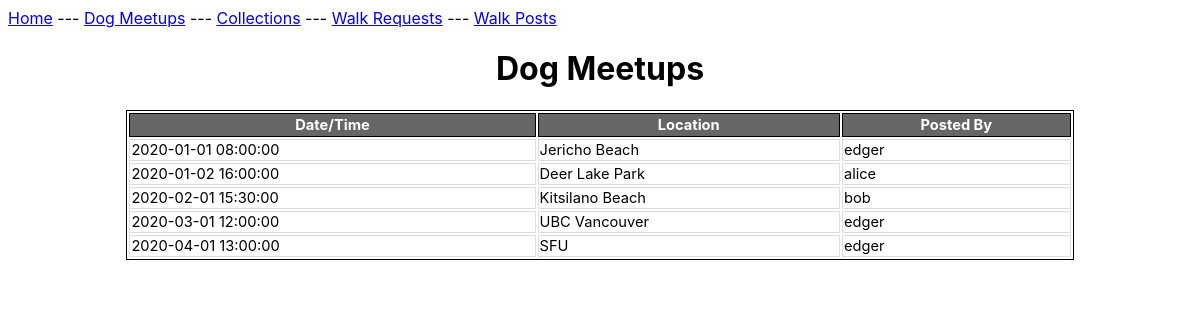
The page /dogmeetups.php on the database its author committed.
### tables this page shows
CREATE TABLE DogMeetupPost
( eventID integer,
dateTime timestamp,
location varchar(100),
postedBy varchar(20),
primary key (eventID),
foreign key (postedBy) references DogOwner(username));

### dogmeetups.php (the view, shortened to what this page needs)
<html>
</html>
<div class="menu">
<a href="index.html">Home</a> ---
<a href="dogmeetups.php">Dog Meetups</a> ---
<a href="collections.php">Collections</a> ---
<a href="viewrequests.php">Walk Requests</a> ---
<a href="viewposts.php">Walk Posts</a>
</div>
<center>
<h1>Dog Meetups</h1>
<?php
$conn = OpenCon();
$sql = "SELECT datetime, location, postedby FROM
dogmeetuppost";
$result = $conn->query($sql);
if ($result->num_rows > 0) {
echo "<table><tr><th class='border-class'>Date/Time</th><th
class='border-class'>Location</th><th class='borderclass'>Posted By</th></tr>";
while($row = $result->fetch_assoc()) {
 echo "<tr><td class='borderclass'>".$row["datetime"]."</td><td class='borderclass'>".$row["location"]."</td><td class='borderclass'>".$row["postedby"]."</td></tr>";
}
echo "</table>";
} else {
echo "0 results";
}
?>
</center>

### dogmeetups.php (style rules this page uses)
* { font-family: -apple-system, BlinkMacSystemFont, 'Segoe UI', Roboto, Oxygen, Ubuntu, Cantarell, 'Open Sans', 'Helvetica Neue', sans-serif; }
table { width: 80%; border: 1px solid black; }
th { font-size: 11pt; background: #666; color: #FFF; padding: 2px 6px; border-collapse: separate; border: 1px solid #000; }
td { font-size: 11pt; border: 1px solid #DDD; color: black; }

### rows shown on the page
dogmeetuppost: dateTime "2020-01-01 08:00:00", location "Jericho Beach", postedBy "edger"
dogmeetuppost: dateTime "2020-01-02 16:00:00", location "Deer Lake Park", postedBy "alice"
dogmeetuppost: dateTime "2020-02-01 15:30:00", location "Kitsilano Beach", postedBy "bob"
dogmeetuppost: dateTime "2020-03-01 12:00:00", location "UBC Vancouver", postedBy "edger"
dogmeetuppost: dateTime "2020-04-01 13:00:00", location "SFU", postedBy "edger"
